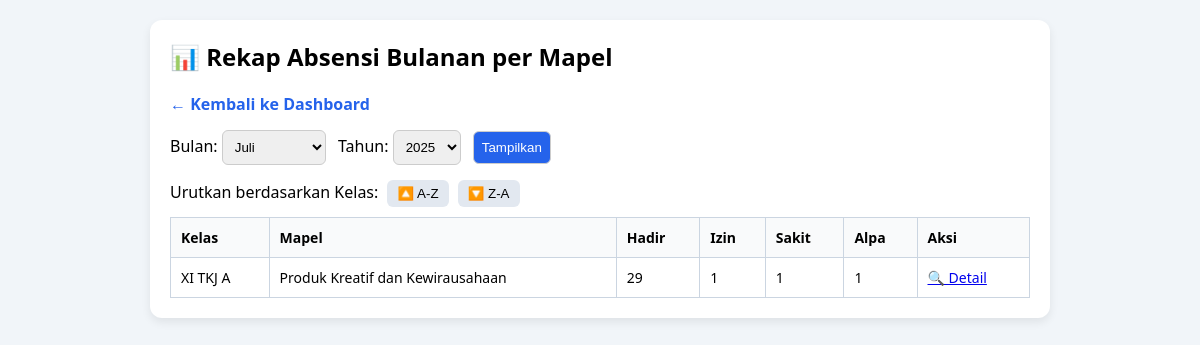
/public/index.php?page=rekap_bulanan_guru (signed in), run on the app's committed database.
### tables this page shows
CREATE TABLE `kelas` (
  `id_kelas` int(11) NOT NULL,
  `nama_kelas` varchar(50) NOT NULL
);

CREATE TABLE `mata_pelajaran` (
  `id_mapel` int(11) NOT NULL,
  `nama_mapel` varchar(100) DEFAULT NULL,
  `kode_mapel` varchar(20) DEFAULT NULL
);

### app/controllers/AbsensiController.php (called while the page is built, shortened)
<?php
require_once __DIR__ . '/../models/AbsensiModel.php';
class AbsensiController
{
    private $model;
    public function __construct()
    {
        $this->model = new AbsensiModel();
    }
    public function rekapBulananGuru()
    {
        $id_guru = $_SESSION['user']['id_guru'] ?? $_SESSION['user']['id'];
        $bulan   = $_POST['bulan'] ?? date('m');
        $tahun   = $_POST['tahun'] ?? date('Y');
        $rekap = $this->model->getRekapBulananGuruMapel($id_guru, $bulan, $tahun);
        require __DIR__ . '/../views/guru_mapel/rekap_bulanan_guru.php';
    }
}

### core/Database.php (called while the page is built)
<?php
class Database
{
    private static $connection;
    public static function getConnection()
    {
        if (!self::$connection) {
            try {
                $config = require __DIR__ . '/config.php';
                $host     = $config['db_host'];
                $dbname   = $config['db_name'];
                $username = $config['db_user'];
                $password = $config['db_password'];
                self::$connection = new PDO("mysql:host=$host;dbname=$dbname", $username, $password);
                self::$connection->setAttribute(PDO::ATTR_ERRMODE, PDO::ERRMODE_EXCEPTION);
            } catch (PDOException $e) {
                die("Connection failed: " . $e->getMessage());
            }
        }
        return self::$connection;
    }
}

### app/models/AbsensiModel.php (called while the page is built, shortened)
<?php
require_once __DIR__ . '/../../core/Database.php';
class AbsensiModel
{
    private $db;
    public function __construct()
    {
        $this->db = (new Database())->getConnection();
    }
    public function getRekapBulananGuruMapel($id_guru, $bulan, $tahun)
    {
        $sql = "
        SELECT
            k.id_kelas,
            k.nama_kelas,
            mp.id_mapel,
            mp.nama_mapel,
            SUM(CASE WHEN ad.status_kehadiran = 'hadir' THEN 1 ELSE 0 END) AS hadir,
            SUM(CASE WHEN ad.status_kehadiran = 'izin' THEN 1 ELSE 0 END) AS izin,
            SUM(CASE WHEN ad.status_kehadiran = 'sakit' THEN 1 ELSE 0 END) AS sakit,
            SUM(CASE WHEN ad.status_kehadiran = 'alpa' THEN 1 ELSE 0 END) AS alpa
        FROM absensi a
        JOIN absensi_detail ad ON ad.id_absensi = a.id_absensi
        JOIN guru_mapel gm ON a.id_guru_mapel = gm.id_guru_mapel
        JOIN mata_pelajaran mp ON gm.id_mapel = mp.id_mapel
        JOIN kelas k ON a.id_kelas = k.id_kelas
        WHERE gm.id_guru = :id_guru
          AND MONTH(a.tanggal) = :bulan
          AND YEAR(a.tanggal) = :tahun
          AND a.status_wali_kelas = 'disetujui'
        GROUP BY k.id_kelas, k.nama_kelas, mp.id_mapel, mp.nama_mapel
        ORDER BY k.nama_kelas, mp.nama_mapel
    ";
        $stmt = $this->db->prepare($sql);
        $stmt->execute([
            'id_guru' => $id_guru,
            'bulan' => $bulan,
            'tahun' => $tahun
        ]);
        return $stmt->fetchAll(PDO::FETCH_ASSOC);
    }
}

### app/views/guru_mapel/rekap_bulanan_guru.php (the view, shortened to what this page needs)
<!DOCTYPE html>
<html lang="id">
<head>
    <link rel="stylesheet" href="assets/css/rekap_bulanan_mapel.css">
</head>
<body>
    <div class="container">
        <div class="card">
            <h2>📊 Rekap Absensi Bulanan per Mapel</h2>
            <div class="btn-top">
                <a href="?page=dashboard" class="btn-back">← Kembali ke Dashboard</a>
            </div>
            <form method="POST" class="filter-form">
                <label>Bulan:
                    <select name="bulan">
                        <?php
                        $bulanList = [
                            1 => 'Januari',
                            2 => 'Februari',
                            3 => 'Maret',
                            4 => 'April',
                            5 => 'Mei',
                            6 => 'Juni',
                            7 => 'Juli',
                            8 => 'Agustus',
                            9 => 'September',
                            10 => 'Oktober',
                            11 => 'November',
                            12 => 'Desember'
                        ];
                        foreach ($bulanList as $num => $nama):
                            $selected = ($num == $bulan) ? 'selected' : '';
                            echo "<option value=\"$num\" $selected>$nama</option>";
                        endforeach;
                        ?>
                    </select>
                </label>
                <label>Tahun:
                    <select name="tahun">
                        <?php
                        $tahunSekarang = date('Y');
                        for ($t = $tahunSekarang; $t >= $tahunSekarang - 5; $t--):
                            $selected = ($t == $tahun) ? 'selected' : '';
                            echo "<option value=\"$t\" $selected>$t</option>";
                        endfor;
                        ?>
                    </select>
                </label>
                <button type="submit" class="btn-filter">Tampilkan</button>
            </form>
            <div class="sort-controls">
                Urutkan berdasarkan Kelas:
                <button type="button" onclick="sortTable(true)">🔼 A-Z</button>
                <button type="button" onclick="sortTable(false)">🔽 Z-A</button>
            </div>
            <?php if (!empty($rekap)): ?>
                <div class="table-wrapper">
                    <table id="rekapTable">
                        <thead>
                            <tr>
                                <th>Kelas</th>
                                <th>Mapel</th>
                                <th>Hadir</th>
                                <th>Izin</th>
                                <th>Sakit</th>
                                <th>Alpa</th>
                                <th>Aksi</th>
                            </tr>
                        </thead>
                        <tbody>
                            <?php foreach ($rekap as $r): ?>
                                <tr>
                                    <td><?= htmlspecialchars($r['nama_kelas']) ?></td>
                                    <td><?= htmlspecialchars($r['nama_mapel']) ?></td>
                                    <td><?= $r['hadir'] ?></td>
                                    <td><?= $r['izin'] ?></td>
                                    <td><?= $r['sakit'] ?></td>
                                    <td><?= $r['alpa'] ?></td>
                                    <td>
                                        <?php if (!empty($r['id_kelas']) && !empty($r['id_mapel'])): ?>
                                            <a href="?page=detail_rekap_siswa&id_kelas=<?= $r['id_kelas'] ?>&id_mapel=<?= $r['id_mapel'] ?>&bulan=<?= $bulan ?>&tahun=<?= $tahun ?>">🔍 Detail</a>
                                        <?php else: ?>
                                            <em>Data tidak lengkap</em>
                                        <?php endif; ?>
                                    </td>
                                </tr>
                            <?php endforeach; ?>
                        </tbody>
                    </table>
                </div>
            <?php else: ?>
                <p><em>Tidak ada data absensi untuk bulan ini.</em></p>
            <?php endif; ?>
        </div>
    </div>
</body>
</html>

### public/assets/css/rekap_bulanan_mapel.css (style rules this page uses)
body { font-family: 'Segoe UI', sans-serif; background: #f1f5f9; margin: 0; padding: 20px; }
.container { max-width: 900px; margin: auto; }
.card { background: white; border-radius: 12px; padding: 20px; box-shadow: 0 4px 10px rgba(0, 0, 0, 0.08); }
h2 { margin-top: 0; }
.btn-back { text-decoration: none; display: inline-block; margin-bottom: 15px; font-weight: bold; color: #2563eb; }
.filter-form { margin-bottom: 15px; }
.filter-form select, .filter-form button { padding: 8px; margin-right: 8px; border-radius: 6px; border: 1px solid #ccc; }
.btn-filter { background: #2563eb; color: white; border: none; cursor: pointer; }
.sort-controls { margin-bottom: 10px; }
.sort-controls button { background: #e2e8f0; border: none; padding: 6px 10px; margin-left: 5px; border-radius: 6px; cursor: pointer; }
.table-wrapper { overflow-x: auto; }
table { width: 100%; border-collapse: collapse; min-width: 700px; font-size: 14px; }
th, td { padding: 10px; border: 1px solid #cbd5e1; text-align: left; }
th { background-color: #f9fafb; font-weight: bold; }

### data on the page
kelas: nama_kelas "XI TKJ A", mata_pelajaran.nama_mapel "Produk Kreatif dan Kewirausahaan", hadir "29", izin "1", sakit "1", alpa "1"

### other printed values
form field bulan "Juli"
form field tahun "2025"
